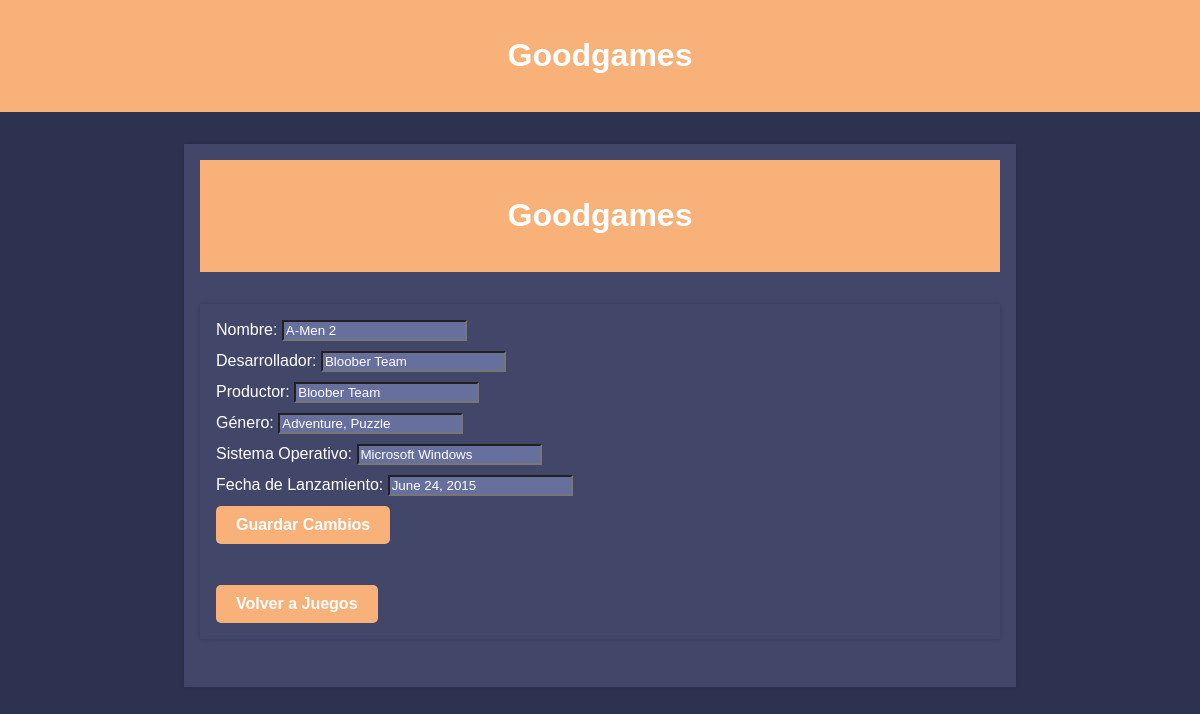
The app's page /app/modificar_videojuego.php?id=1 (signed in) with its own data.
### tables this page shows
CREATE TABLE `mytable` (
  `id` int(10) UNSIGNED NOT NULL,
  `Name` varchar(59) NOT NULL,
  `Developer` varchar(101) NOT NULL,
  `Producer` varchar(80) NOT NULL,
  `Genre` varchar(64) NOT NULL,
  `Operating_System` varchar(73) NOT NULL,
  `Date_Released` varchar(63) NOT NULL
);

### app/modificar_videojuego.php (the view, shortened to what this page needs)
<!DOCTYPE html>
<html lang="es">
<head>
    <link rel="stylesheet" href="styles.css">
</head>
<body>
    <header>
        <h1>Goodgames</h1>
    </header>
    <main>
<?php
include("config.php");
if (isset($_GET['id'])) {
    $videojuegoId = $_GET['id'];
}
    $sqlSelect = "SELECT * FROM mytable WHERE id = ?";
    $stmtSelect = mysqli_prepare($conn, $sqlSelect);
    if ($stmtSelect) {
        mysqli_stmt_bind_param($stmtSelect, "i", $videojuegoId);
        mysqli_stmt_execute($stmtSelect);
        $resultSelect = mysqli_stmt_get_result($stmtSelect);
        if ($row = mysqli_fetch_assoc($resultSelect)) {
            $nm = $row["Name"];
            $dv = $row["Developer"];
            $pr = $row["Producer"];
            $gn = $row["Genre"];
            $op = $row["Operating_System"];
            $dt = $row["Date_Released"];
        } else {
            echo "No se encontró el videojuego con ID: " . $videojuegoId;
        }
    } else {
        echo "Error al preparar la consulta SQL: " . mysqli_error($conn);
    }
?>
<!DOCTYPE html>
<html lang="es">
<head>
    <link rel="stylesheet" href="styles.css">
</head>
<body>
    <header>
        <h1>Goodgames</h1>
    </header>
    <main>
<form action="modificar_videojuego.php" method="POST"  onsubmit="return check_videojuego();">
        <label for="Name">Nombre:</label>
        <input type="text" id="Name" name="Name" value="<?php echo $nm; ?>"><br>
        <label for="Developer">Desarrollador:</label>
        <input type="text" id="Developer" name="Developer" value="<?php echo $dv; ?>"><br>
        <label for="Producer">Productor:</label>
        <input type="text" id="Producer" name="Producer" value="<?php echo $pr; ?>"><br>
        <label for="Genre">Género:</label>
        <input type="text" id="Genre" name="Genre" value="<?php echo $gn; ?>"><br>
        <label for="Operating_System">Sistema Operativo:</label>
        <input type="text" id="Operating_System" name="Operating_System" value="<?php echo $op; ?>"><br>
        <label for="Date_Released">Fecha de Lanzamiento:</label>
        <input type="text" id="Date_Released" name="Date_Released" value="<?php echo $dt; ?>"><br>
        <div class="button-container">
            <button class="button secondary-button" type="submit"> Guardar Cambios</button>
        </div>
</form>
<pre> </pre>
<div class="button-container">
            <button class="button secondary-button" onclick="window.location.href='principal.php'">Volver a Juegos</button>
</div>
</main>
</body>
</html>

### app/styles.css (style rules this page uses)
body { font-family: Arial, sans-serif; background-color: #2D3250; margin: 0; padding: 0; }
header { background-color: #F9B17A; color: #FFFFFF; text-align: center; padding: 1rem; }
main { max-width: 800px; margin: 2rem auto; padding: 1rem; background-color: #424769; color: #FFFFFF; box-shadow: 0 0 5px rgba(0, 0, 0, 0.2); }
input { background-color: #676F9D; color: #FFFFFF; margin-bottom: 10px; }
.button-container { display: flex; }
.button { display: inline-block; padding: 10px 20px; background-color: #3498db; color: #fff; font-size: 16px; font-weight: bold; text-align: center; text-decoration: none; border: none; border-radius: 5px; cursor: pointer; transition: background-color 0.3s ease; }
.secondary-button { background-color: #F9B17A; }

### records on screen
mytable: Name "A-Men 2", Developer "Bloober Team", Producer "Bloober Team", Genre "Adventure, Puzzle", Operating_System "Microsoft Windows", Date_Released "June 24, 2015"
